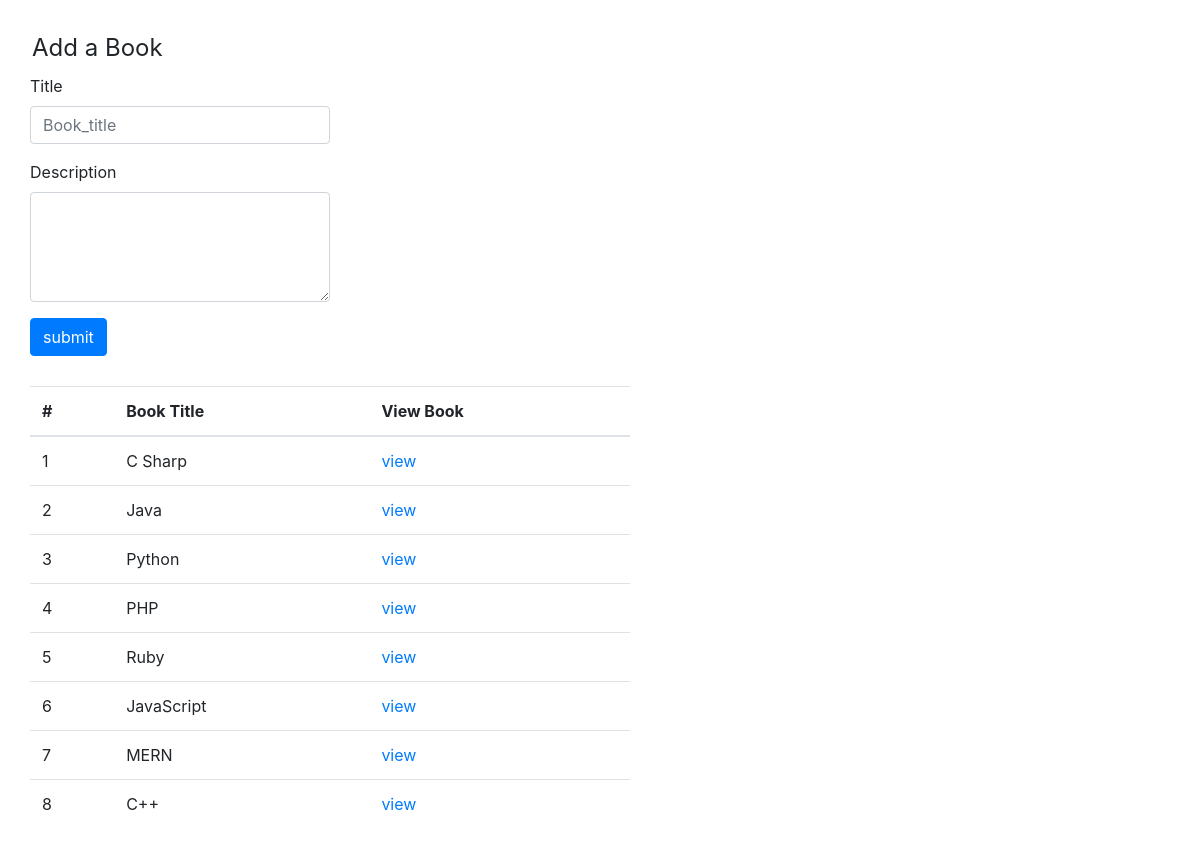
The page / on the database its author committed.
### books_authors_app/models.py (models this page shows)
class Books(models.Model):
    title = models.CharField(max_length=255)
    desc = models.TextField()
    created_at = models.TimeField(auto_now_add=True)
    updated_at = models.TimeField(auto_now=True)

### books_authors_app/views.py (the view)
# urls.py: path('',views.book),
def book(request):
    context = {
        "Book" : Books.objects.all()
    }
    return render(request,"book.html",context)

### books_authors_app/templates/book.html (shortened to what this page needs)
<!DOCTYPE html>
<html lang="en">
<head>
    <link rel="stylesheet" href="https://maxcdn.bootstrapcdn.com/bootstrap/4.0.0/css/bootstrap.min.css"
>
</head>
<body>
    <form action="/book" method="POST">
        <fieldset>
            <legend>Add a Book</legend>
        <div class="form-group">
            <label for="exampleFormControlInput1">Title</label>
            <input type="text" name="title" class="form-control" id="exampleFormControlInput1" style="width: 300px;"placeholder="Book_title">
        </div>
        <div class="form-group">
            <label for="exampleFormControlTextarea1">Description</label>
            <textarea class="form-control" id="exampleFormControlTextarea1" name="desc"style="width: 300px;" rows="4"></textarea>
        </div>
        <input class="btn btn-primary" type="submit" value="submit">
    </fieldset>
    </form>
    <table class="table" style="width: 600px;">
        <thead>
            <tr>
                <th scope="col">#</th>
                <th scope="col">Book Title</th>
                <th scope="col">View Book</th>
            </tr>
        </thead>
        <tbody>
            {% for i in Book %}
            <tr>
                <td> {{i.id}}</td>
                <td> {{i.title}}</td>
                <td> <a href="/books/{{i.id}}"> view </a></td>
            </tr>
            {% endfor %}
        </tbody>
    </table>
</body>
</html>

### books_authors_app/templates/book.html (style rules this page uses)
table { margin: 30px; }
form { margin: 30px; }
legend { display: block; padding-left: 2px; padding-right: 2px; border: none; }

### rows shown on the page
Books: id "1", title "C Sharp"
Books: id "2", title "Java"
Books: id "3", title "Python"
Books: id "4", title "PHP"
Books: id "5", title "Ruby"
Books: id "6", title "JavaScript"
Books: id "7", title "MERN"
Books: id "8", title "C++"
